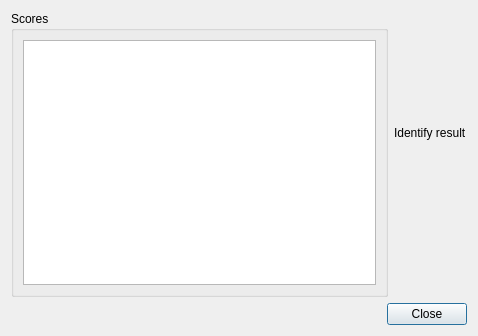
<?xml version="1.0" encoding="UTF-8"?>
<ui version="4.0">
 <class>DlgIdentifyResult</class>
 <widget class="QDialog" name="DlgIdentifyResult">
  <property name="geometry">
   <rect>
    <x>0</x>
    <y>0</y>
    <width>478</width>
    <height>336</height>
   </rect>
  </property>
  <property name="windowTitle">
   <string>Result</string>
  </property>
  <layout class="QVBoxLayout" name="verticalLayout_2">
   <item>
    <layout class="QHBoxLayout" name="horizontalLayout">
     <item>
      <widget class="QGroupBox" name="groupBox">
       <property name="title">
        <string>Scores</string>
       </property>
       <layout class="QHBoxLayout" name="horizontalLayout_2">
        <item>
         <widget class="QListWidget" name="listResults"/>
        </item>
       </layout>
      </widget>
     </item>
     <item>
      <layout class="QVBoxLayout" name="verticalLayout">
       <item>
        <spacer name="verticalSpacer_2">
         <property name="orientation">
          <enum>Qt::Vertical</enum>
         </property>
         <property name="sizeHint" stdset="0">
          <size>
           <width>20</width>
           <height>40</height>
          </size>
         </property>
        </spacer>
       </item>
       <item>
        <widget class="QLabel" name="label">
         <property name="text">
          <string>Identify result</string>
         </property>
        </widget>
       </item>
       <item>
        <widget class="QLabel" name="lblResult">
         <property name="font">
          <font>
           <pointsize>24</pointsize>
          </font>
         </property>
         <property name="text">
          <string>&lt;result&gt;</string>
         </property>
        </widget>
       </item>
       <item>
        <spacer name="verticalSpacer">
         <property name="orientation">
          <enum>Qt::Vertical</enum>
         </property>
         <property name="sizeHint" stdset="0">
          <size>
           <width>20</width>
           <height>40</height>
          </size>
         </property>
        </spacer>
       </item>
      </layout>
     </item>
    </layout>
   </item>
   <item>
    <widget class="QDialogButtonBox" name="buttonBox">
     <property name="orientation">
      <enum>Qt::Horizontal</enum>
     </property>
     <property name="standardButtons">
      <set>QDialogButtonBox::Close</set>
     </property>
    </widget>
   </item>
  </layout>
 </widget>
 <resources/>
 <connections>
  <connection>
   <sender>buttonBox</sender>
   <signal>accepted()</signal>
   <receiver>DlgIdentifyResult</receiver>
   <slot>accept()</slot>
   <hints>
    <hint type="sourcelabel">
     <x>248</x>
     <y>254</y>
    </hint>
    <hint type="destinationlabel">
     <x>157</x>
     <y>274</y>
    </hint>
   </hints>
  </connection>
  <connection>
   <sender>buttonBox</sender>
   <signal>rejected()</signal>
   <receiver>DlgIdentifyResult</receiver>
   <slot>reject()</slot>
   <hints>
    <hint type="sourcelabel">
     <x>316</x>
     <y>260</y>
    </hint>
    <hint type="destinationlabel">
     <x>286</x>
     <y>274</y>
    </hint>
   </hints>
  </connection>
 </connections>
</ui>
